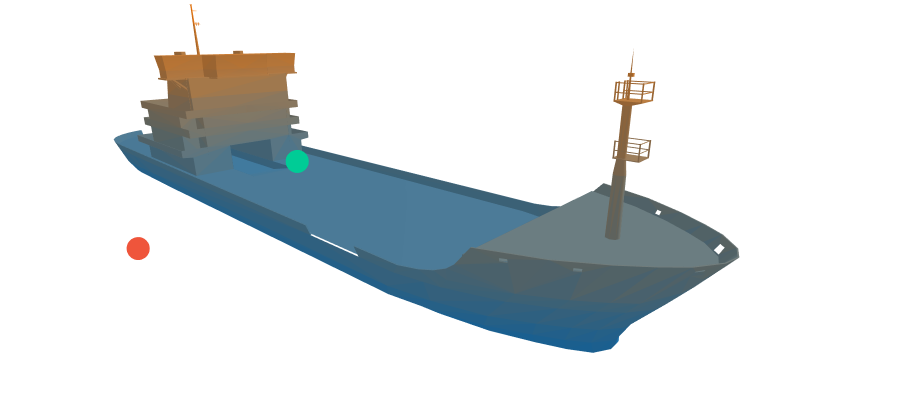

Notebook code for this chart:
### Markdown cell above
### Figure 1.1

### Code cell
# The ship
fig = go.Figure(ff.create_trisurf(x=x, y=y, z=z,
                                  simplices=simplices,
                                  plot_edges=False,
                                  show_colorbar=False).data)
fig.update_traces(hoverinfo='none')

# The dots
fig.add_trace(
    go.Scatter3d(x=[-100], y=[0], z=[-60],
                 mode='markers',
                 hovertext='Unlikely',
                 hoverinfo='text',
                 showlegend=False)
)
fig.add_trace(
    go.Scatter3d(x=[0], y=[0], z=[-30],
                 mode='markers',
                 hovertext='Likely',
                 hoverinfo='text',
                 showlegend=False))

# Figure properties
camera = dict(
    eye=dict(x=-0.6, y=-1.2, z=0.2),
    center=dict(x=0.75, y=0, z=-0.4))

# Figure properties
fig.update_layout(scene=dict(
                    xaxis=dict(visible=False),
                    yaxis=dict(visible=False),
                    zaxis=dict(visible=False),
                    aspectmode='data'),
                  hoverlabel=dict(font_size=18),
                  height=400,
                  margin=dict(r=0, l=0, b=0, t=0, pad=0),
                  scene_camera=camera)

### Figure 1 — Plotly figure (JSON) as saved in the notebook; plotly's stock layout.template omitted (floating-point values rounded to 4 significant figures; data arrays with more than 128 entries replaced by an {"elided": "..."} marker saying what was removed)
{"data": [{"facecolor": {"elided": "1671 str values"}, "hoverinfo": "none", "i": {"elided": "1671 int values"}, "j": {"elided": "1671 int values"}, "k": {"elided": "1671 int values"}, "name": "", "type": "mesh3d", "x": {"elided": "2298 float values"}, "y": {"elided": "2298 float values"}, "z": {"elided": "2298 float values"}}, {"hoverinfo": "text", "hovertext": "Unlikely", "mode": "markers", "showlegend": false, "type": "scatter3d", "x": [-100], "y": [0], "z": [-60]}, {"hoverinfo": "text", "hovertext": "Likely", "mode": "markers", "showlegend": false, "type": "scatter3d", "x": [0], "y": [0], "z": [-30]}], "layout": {"height": 400, "hoverlabel": {"font": {"size": 18}}, "margin": {"b": 0, "l": 0, "pad": 0, "r": 0, "t": 0}, "scene": {"aspectmode": "data", "camera": {"center": {"x": 0.75, "y": 0, "z": -0.4}, "eye": {"x": -0.6, "y": -1.2, "z": 0.2}}, "xaxis": {"visible": false}, "yaxis": {"visible": false}, "zaxis": {"visible": false}}}}
